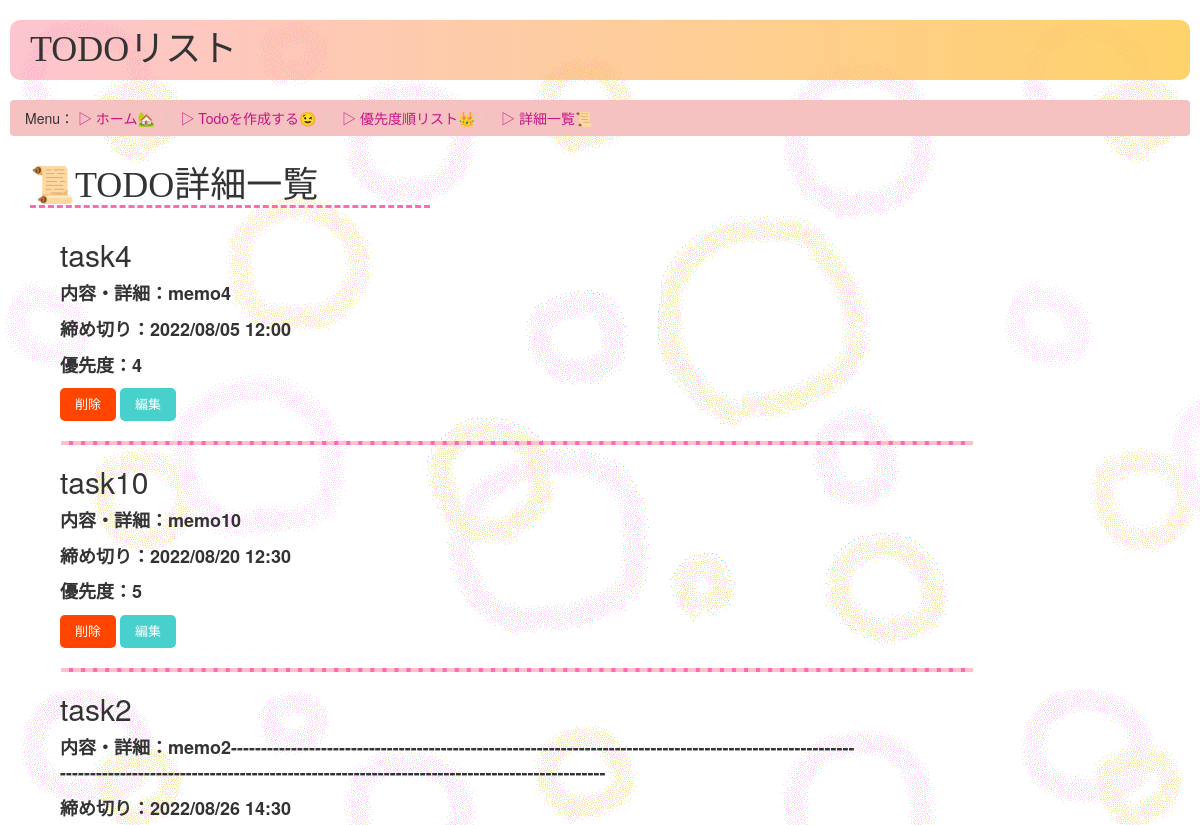
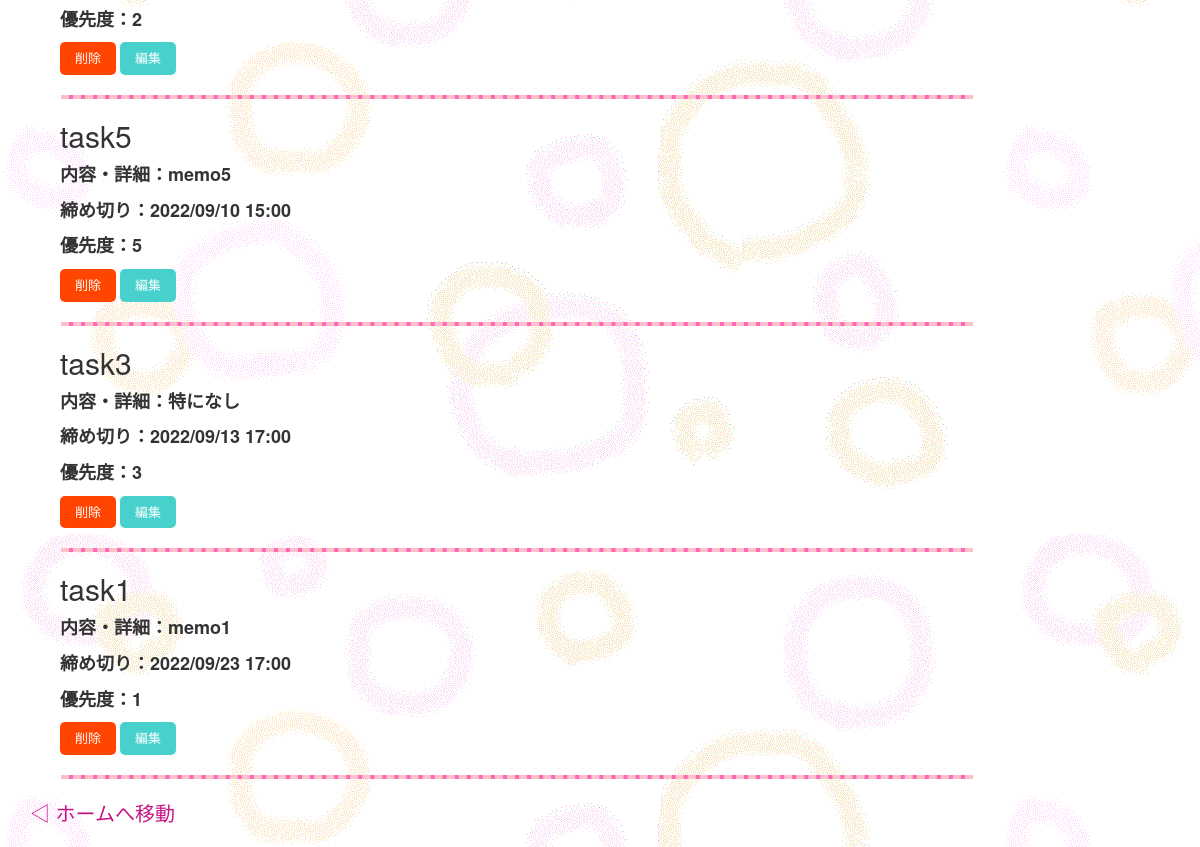
Before: /todos/detail_list/ with the older database file (2 pictures, top to bottom).
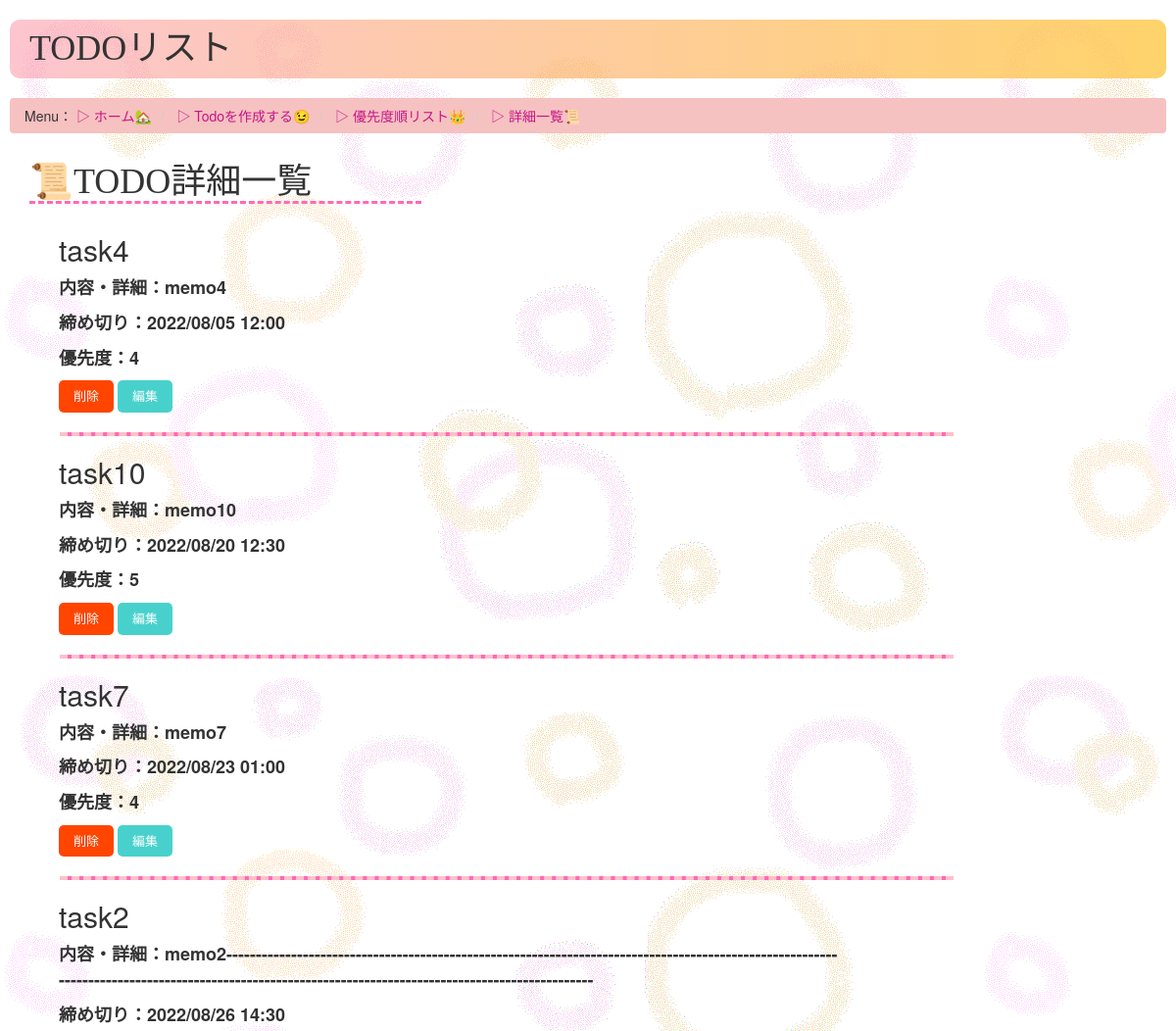
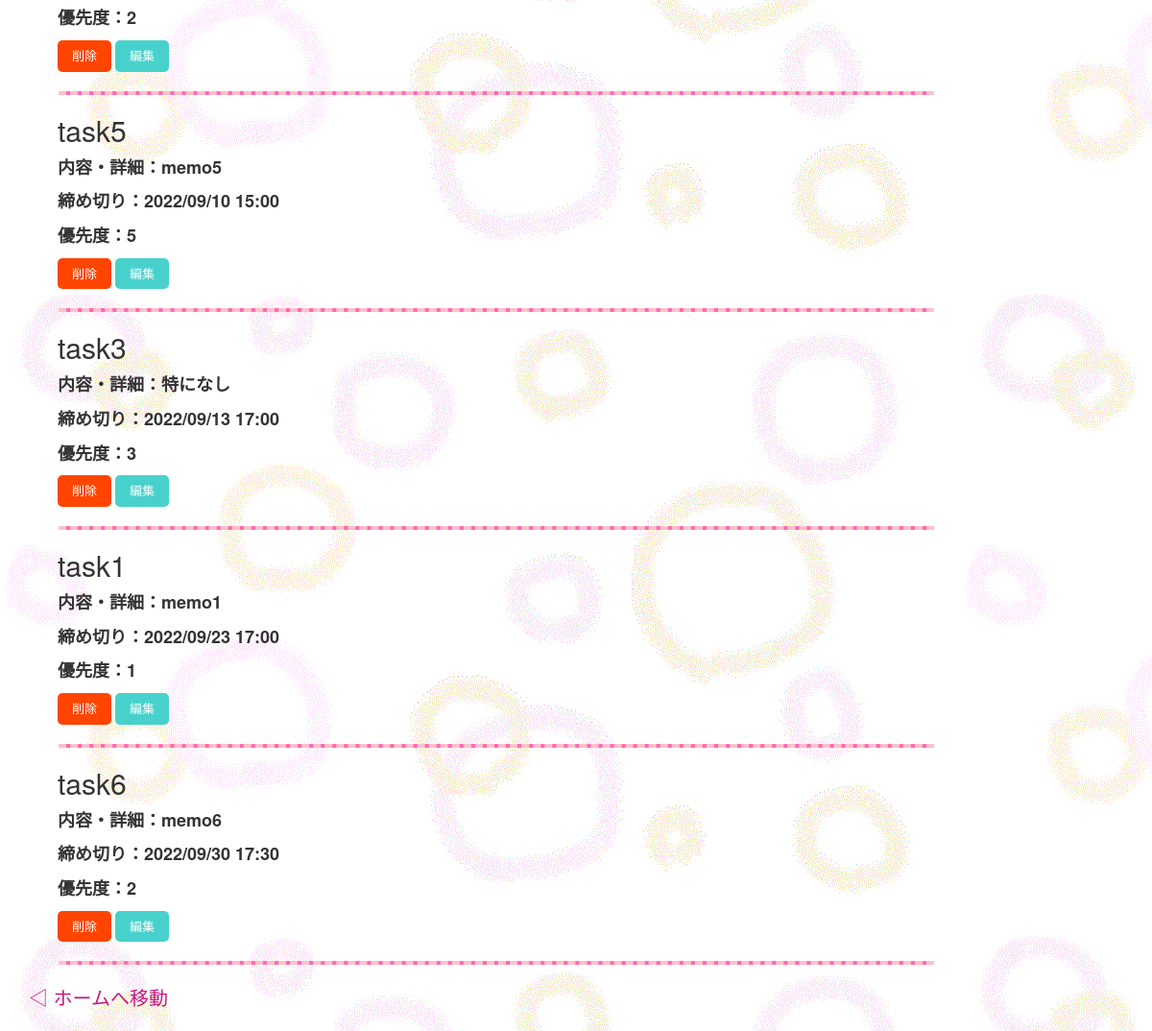
After: the same page with the newer database file (2 pictures, top to bottom).
### todos/models.py (models this page shows, shortened)
class Todo(models.Model):
    name = models.CharField(max_length=50) #やるべきこと
    detail = models.CharField(max_length=200) #内容・詳細
    deadline = models.DateTimeField('締め切り') #締め切り
    priolity = models.IntegerField(choices = PRIOLITY_COICES, default = 3) #優先順位

### todos/views.py (the view)
# urls.py: path('detail_list/', views.detailList, name='detail_list'),
def detailList(request):
    try:
        nearest_todo_list = Todo.objects.order_by('deadline')
        context = {
            'nearest_todo_list': nearest_todo_list
        }
        return render(request, 'todos/detail_list.html', context)
    except:
        return render(request,'todos/error.html')

### todos/templates/todos/detail_list.html (shortened to what this page needs)
<!DOCTYPE html>
<html lang="ja">
<head>
    {% load static %}
    <link rel="stylesheet" href="https://maxcdn.bootstrapcdn.com/bootstrap/3.3.7/css/bootstrap.min.css">
    <link rel="stylesheet" type="text/css" href="{% static 'todos/style.css' %}">
</head>
<body>
    <h1 class="title">TODOリスト</h1>
    <ul class="breadcrumb">
        Menu：
        <li><a href="{% url 'todos:index'%}">▷ ホーム🏡</a></li>
        <li><a href="{% url 'todos:create'%}"> ▷ Todoを作成する😉</a></li>
        <li><a href="{% url 'todos:priolity'%}"> ▷ 優先度順リスト👑</a></li>
        <li><a href="{% url 'todos:detail_list'%}"> ▷ 詳細一覧📜</a></li>
    </ul>
    <div class="margin_base">
        <h1 class="menu">📜TODO詳細一覧</h1>
        <div class="margin_base">
            {% if nearest_todo_list %}
            {% for todo in nearest_todo_list %}
            <h2 class="todo">{{ todo.name }}</h2>
            {% if todo.detail == '' %}
            <p class="sentence bold">内容・詳細：特になし</p>
            {% else %}
            <p class="sentence todo bold">内容・詳細：{{ todo.detail }}</p>
            {% endif %}
            <p class="sentence bold">締め切り：{{ todo.deadline | date:'Y/m/d H:i' }}</p>
            <p class="sentence bold">優先度：{{ todo.priolity }}</p>
            <a href="{% url 'todos:delete_alert' todo.id %}" class="del-button" title="Todoを削除する">削除</a>
            <a href="{% url 'todos:edit' todo.id %}" class="edit-button" title="Todoを編集する">編集</a>
            <hr>
            {% endfor %}
            {% else %}
            <p class="attention"> 作成されたTodoがありません。<br>新しいTodoを作成しましょう！ </p>
            {% endif %}
        </div>
        <p><a href="{% url 'todos:index' %}">◁ ホームへ移動</a> </p>
    </div>
</body>
</html>

Changed rows visible on the page:
added Todo: name "task7", detail "memo7", deadline "2022/08/23 01:00", priolity "4"
added Todo: name "task6", detail "memo6", deadline "2022/09/30 17:30", priolity "2"
